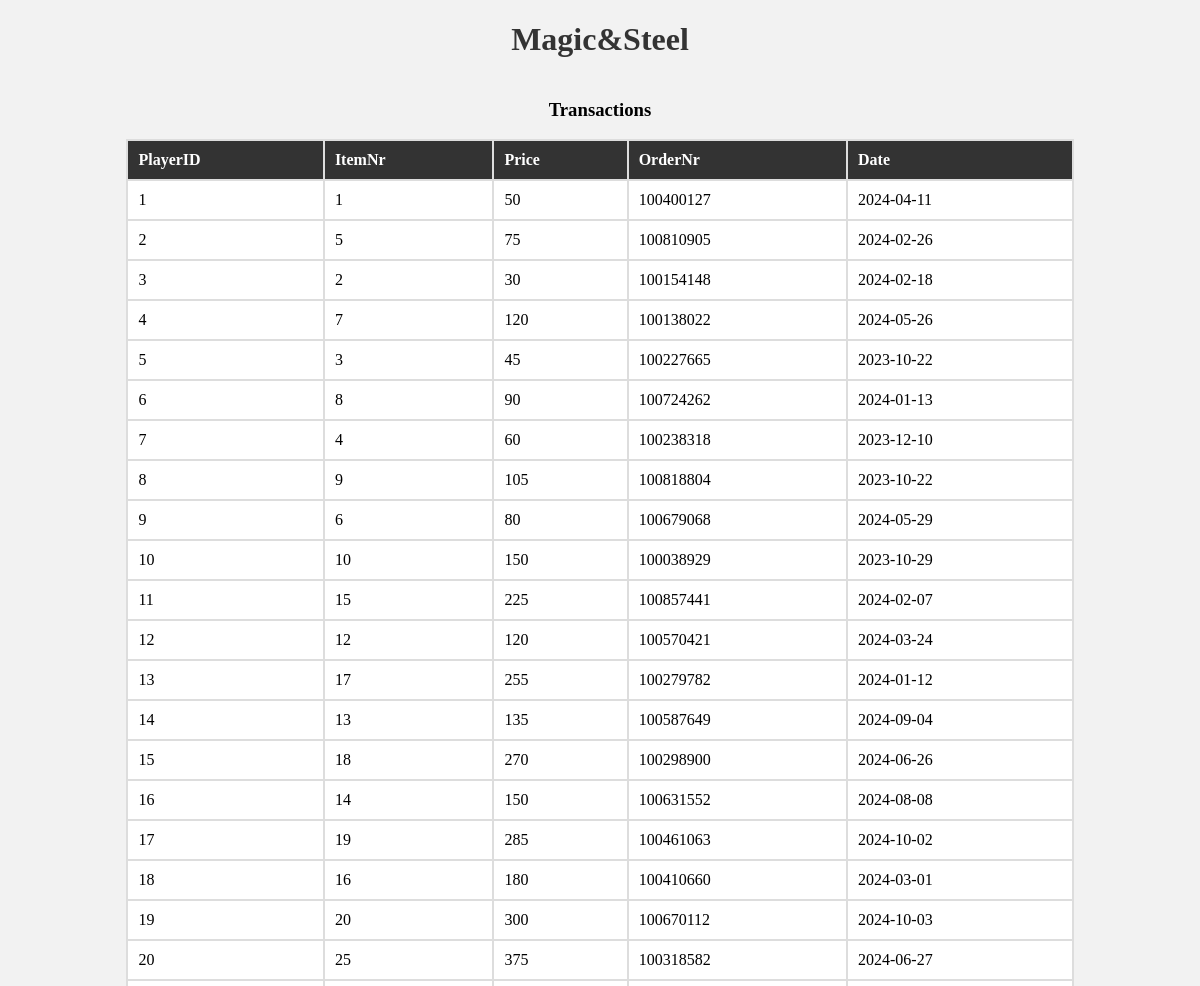
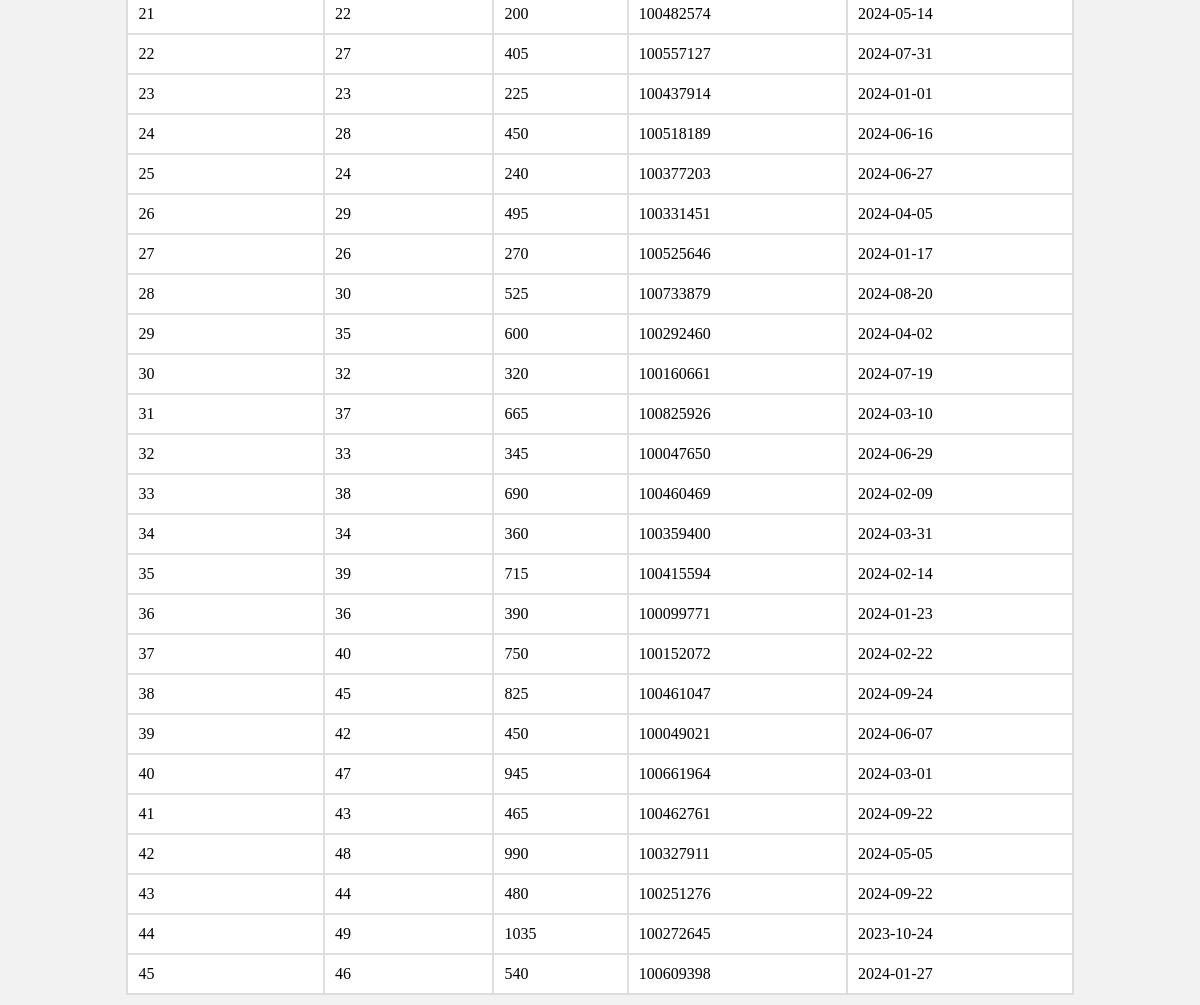
Page /Website/transaction.php on the committed database (2 pictures, top to bottom).
### tables this page shows
CREATE TABLE `transaction` (
  `PlayerID` int NOT NULL,
  `ItemNr` int DEFAULT NULL,
  `Price` int DEFAULT NULL,
  `OrderNr` int NOT NULL,
  `Date` date NOT NULL,
  PRIMARY KEY (`PlayerID`)
);

### Website/transaction.php (the view, shortened to what this page needs)
<!DOCTYPE html>
<html>
<head>
    <link rel="stylesheet" type="text/css" href="menu.css">
</head>
<body>
    <h1>Magic&Steel</h1>
    <?php
    $Host = 'localhost';
    $User = 'root';
    $Password = '';
    $Database = 'compulsory2';
    $mysql = mysqli_connect($Host, $User, $Password, $Database);
    $setning  = "select * from transaction";
    $resultat = mysqli_query($mysql, $setning);
    $rad = mysqli_fetch_assoc($resultat);
    echo "<p>
        ";
        echo '<table border="1" class="cool-table">
            ';
            echo '
            <caption><h3> Transactions </h3></caption>';
            echo '
            <tr><th>PlayerID</th><th>ItemNr</th><th>Price</th><th>OrderNr</th><th>Date</th></tr>';
            do {
            echo '
            <tr>
                <td>' . $rad['PlayerID'] . '</td>
                <td>' . $rad['ItemNr'] . '</td>
                <td>' . $rad['Price'] . '</td>
                <td>' . $rad['OrderNr'] . '</td>
                <td>' . $rad['Date'] . '</td>
            </tr>';
            } while ($rad = mysqli_fetch_assoc($resultat));
            echo '
        </table>';
        ?>
</body>
</html>

### Website/transaction.php (style rules this page uses)
body { background-color: #f2f2f2; }
h1 { text-align: center; color: #333; }
.cool-table { background-color: #fff; border: 2px solid #ccc; border-radius: 5px; padding: 10px; margin: 10px auto; max-width: 80%; }
table { width: 100%; border-collapse: collapse; margin-bottom: 20px; }
table, th, td { border: 2px solid #ddd; }
th, td { padding: 10px; text-align: left; }
th { background-color: #333; color: #fff; }

### rows in the picture
transaction: PlayerID "1", ItemNr "1", Price "50", OrderNr "100400127", Date "2024-04-11"
transaction: PlayerID "2", ItemNr "5", Price "75", OrderNr "100810905", Date "2024-02-26"
transaction: PlayerID "3", ItemNr "2", Price "30", OrderNr "100154148", Date "2024-02-18"
transaction: PlayerID "4", ItemNr "7", Price "120", OrderNr "100138022", Date "2024-05-26"
transaction: PlayerID "5", ItemNr "3", Price "45", OrderNr "100227665", Date "2023-10-22"
transaction: PlayerID "6", ItemNr "8", Price "90", OrderNr "100724262", Date "2024-01-13"
transaction: PlayerID "7", ItemNr "4", Price "60", OrderNr "100238318", Date "2023-12-10"
transaction: PlayerID "8", ItemNr "9", Price "105", OrderNr "100818804", Date "2023-10-22"
transaction: PlayerID "9", ItemNr "6", Price "80", OrderNr "100679068", Date "2024-05-29"
transaction: PlayerID "10", ItemNr "10", Price "150", OrderNr "100038929", Date "2023-10-29"
transaction: PlayerID "11", ItemNr "15", Price "225", OrderNr "100857441", Date "2024-02-07"
transaction: PlayerID "12", ItemNr "12", Price "120", OrderNr "100570421", Date "2024-03-24"
transaction: PlayerID "13", ItemNr "17", Price "255", OrderNr "100279782", Date "2024-01-12"
transaction: PlayerID "14", ItemNr "13", Price "135", OrderNr "100587649", Date "2024-09-04"
transaction: PlayerID "15", ItemNr "18", Price "270", OrderNr "100298900", Date "2024-06-26"
transaction: PlayerID "16", ItemNr "14", Price "150", OrderNr "100631552", Date "2024-08-08"
transaction: PlayerID "17", ItemNr "19", Price "285", OrderNr "100461063", Date "2024-10-02"
transaction: PlayerID "18", ItemNr "16", Price "180", OrderNr "100410660", Date "2024-03-01"
transaction: PlayerID "19", ItemNr "20", Price "300", OrderNr "100670112", Date "2024-10-03"
transaction: PlayerID "20", ItemNr "25", Price "375", OrderNr "100318582", Date "2024-06-27"
transaction: PlayerID "21", ItemNr "22", Price "200", OrderNr "100482574", Date "2024-05-14"
transaction: PlayerID "22", ItemNr "27", Price "405", OrderNr "100557127", Date "2024-07-31"
transaction: PlayerID "23", ItemNr "23", Price "225", OrderNr "100437914", Date "2024-01-01"
transaction: PlayerID "24", ItemNr "28", Price "450", OrderNr "100518189", Date "2024-06-16"
transaction: PlayerID "25", ItemNr "24", Price "240", OrderNr "100377203", Date "2024-06-27"
transaction: PlayerID "26", ItemNr "29", Price "495", OrderNr "100331451", Date "2024-04-05"
transaction: PlayerID "27", ItemNr "26", Price "270", OrderNr "100525646", Date "2024-01-17"
transaction: PlayerID "28", ItemNr "30", Price "525", OrderNr "100733879", Date "2024-08-20"
transaction: PlayerID "29", ItemNr "35", Price "600", OrderNr "100292460", Date "2024-04-02"
transaction: PlayerID "30", ItemNr "32", Price "320", OrderNr "100160661", Date "2024-07-19"
transaction: PlayerID "31", ItemNr "37", Price "665", OrderNr "100825926", Date "2024-03-10"
transaction: PlayerID "32", ItemNr "33", Price "345", OrderNr "100047650", Date "2024-06-29"
transaction: PlayerID "33", ItemNr "38", Price "690", OrderNr "100460469", Date "2024-02-09"
transaction: PlayerID "34", ItemNr "34", Price "360", OrderNr "100359400", Date "2024-03-31"
transaction: PlayerID "35", ItemNr "39", Price "715", OrderNr "100415594", Date "2024-02-14"
transaction: PlayerID "36", ItemNr "36", Price "390", OrderNr "100099771", Date "2024-01-23"
transaction: PlayerID "37", ItemNr "40", Price "750", OrderNr "100152072", Date "2024-02-22"
transaction: PlayerID "38", ItemNr "45", Price "825", OrderNr "100461047", Date "2024-09-24"
transaction: PlayerID "39", ItemNr "42", Price "450", OrderNr "100049021", Date "2024-06-07"
transaction: PlayerID "40", ItemNr "47", Price "945", OrderNr "100661964", Date "2024-03-01"
transaction: PlayerID "41", ItemNr "43", Price "465", OrderNr "100462761", Date "2024-09-22"
transaction: PlayerID "42", ItemNr "48", Price "990", OrderNr "100327911", Date "2024-05-05"
transaction: PlayerID "43", ItemNr "44", Price "480", OrderNr "100251276", Date "2024-09-22"
transaction: PlayerID "44", ItemNr "49", Price "1035", OrderNr "100272645", Date "2023-10-24"
transaction: PlayerID "45", ItemNr "46", Price "540", OrderNr "100609398", Date "2024-01-27"
